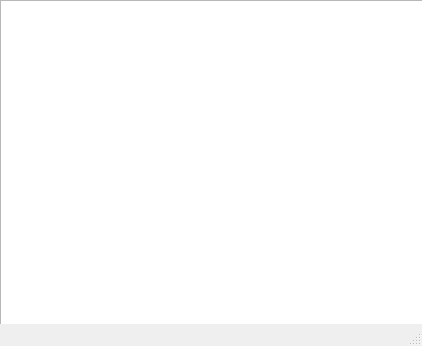
<?xml version="1.0" encoding="UTF-8"?>
<ui version="4.0">
 <class>MainWindow</class>
 <widget class="QMainWindow" name="MainWindow">
  <property name="geometry">
   <rect>
    <x>0</x>
    <y>0</y>
    <width>422</width>
    <height>346</height>
   </rect>
  </property>
  <property name="windowTitle">
   <string>MainWindow</string>
  </property>
  <widget class="QWidget" name="centralwidget">
   <widget class="QTableWidget" name="tableWidget">
    <property name="geometry">
     <rect>
      <x>0</x>
      <y>0</y>
      <width>801</width>
      <height>581</height>
     </rect>
    </property>
   </widget>
  </widget>
  <widget class="QMenuBar" name="menubar">
   <property name="geometry">
    <rect>
     <x>0</x>
     <y>0</y>
     <width>422</width>
     <height>21</height>
    </rect>
   </property>
  </widget>
  <widget class="QStatusBar" name="statusbar"/>
 </widget>
 <resources/>
 <connections/>
</ui>
